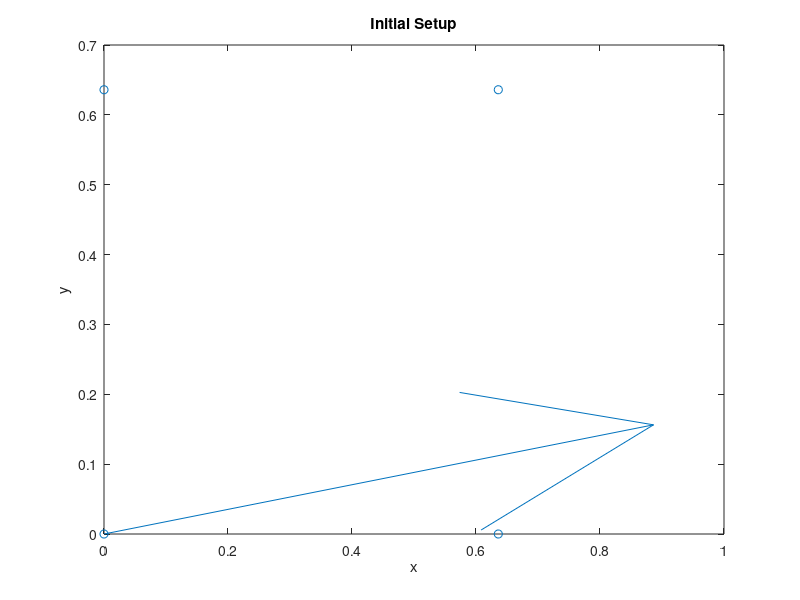
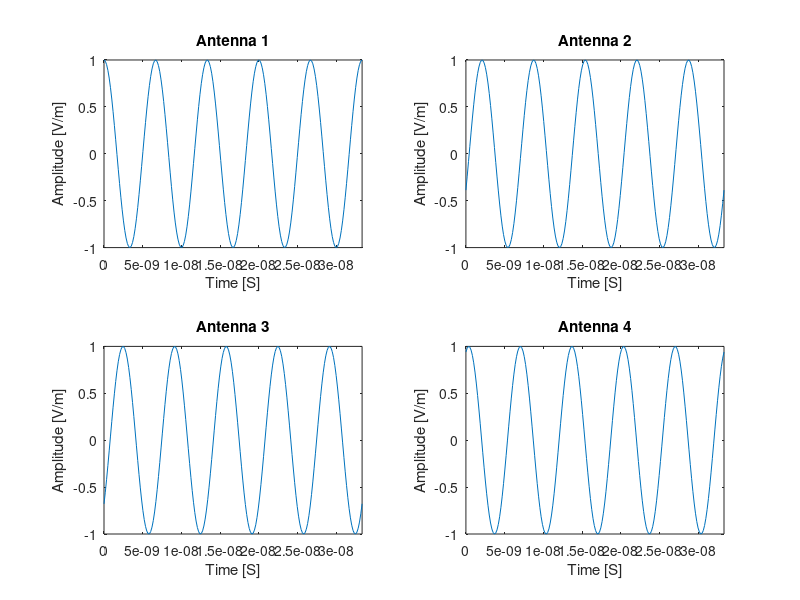

Write the MATLAB code that produced these figures, in order.
%% Simple Model of Antenna Array
% The purpose of this script is to create a model of the signals that we 
% might receive from the radio location collars. We assume that, since the
% antennas are far enough away from the source, we see the incoming waves
% as plane waves. We also will only work in two dimensions, which is as if
% the waves and the antennas are on the same plane.
%
% Hopefully from this we can build a fake set of signals that allow us to
% understand how to interpret phase changes to find the direction of the
% wave propagation.

%Author: Alex Gabourie

%% Initialize Workspace
% clear;
% close all;
% clc;

runVideo = 0;

%% Input Parameters
%Frequency
f = 150e6; %[hz]

%E-field magnitude
E_o = 1; %[V/m] Not used as of now

%Vacuum permittivity 
epsilon_o = 8.8541878176e-12; %[F/m]
epsilon_rel = 1;

%permeability
mu_o = (4*pi)*10^(-7); %[H/m]
mu_rel = 1;
%recall that [F/m]*[H/m] = s^2/m^2 = 1/c

%Propagation direction (theta = 0 => dirction is from antenna 1 to 2 and 
%   increasing theta moves counter-clockwise)
theta = 2*pi*10/360; %[radians]

%% Calculations

%angular frequency based off frequency
omega = 2*pi*f;

%permitivity & permeability (same units)
eps = epsilon_o*epsilon_rel;
mu = mu_o*mu_rel;

%propagation constant
beta = omega*sqrt(mu*eps); %[m^-1]

%wavelength for intuition purposes
lambda = (2*pi)/beta;

%The four antennas will be placed in a square grid like:
%  4    3
%
%  1    2
%
% The separation constant (like lattice constant) is 
a = .9*lambda/(2*sqrt(2)); %[m]
%This constant is calculated to place the antennas an appropriate distance
%away such that we can determine which antenna was hit first

%From this the positions of the antennas can be determined
r1 = [0, 0];
r2 = [a, 0];
r3 = [a, a];
r4 = [0, a];

%For plotting
r_all = [r1;r2;r3;r4];

%Propagation direction vector
k = [1,0];
rot = [cos(theta),-sin(theta);sin(theta),cos(theta)];
k = (rot*k')';

%prop constant dotted with r as in time-harmonic exponential. We are only
% looking at a few positions, so these can be pre-calculated
bkr = beta*[dot(k,r1);
            dot(k,r2);
            dot(k,r3);
            dot(k,r4)];

%want 5 periods of information collected
T = 1/f;
t = linspace(0,5*T, 200); %time vector based on frequency

%Electric field matrix initialized to num time steps & antennas
E = zeros(length(bkr),length(t));

for m=1:length(t)
    for n=1:length(bkr)
        E(n,m) = exp(1i*(omega*t(m)-bkr(n)));
    end
end


numPlots = length(bkr);
gridSize = numPlots;
if sqrt(numPlots)==floor(sqrt(numPlots))
    gridSize = sqrt(numPlots);
else
    gridSize = floor(sqrt(numPlots))+1;
end
    
    
figure;
quiver(0,0,k(1),k(2));
hold on;
scatter(r_all(:,1), r_all(:,2));
title('Initial Setup');
xlabel('x');
ylabel('y');

figure;
for m=1:length(bkr)
    subplot(gridSize,gridSize,m);
    plot(t,real(E(m,:)));
    title(['Antenna ' num2str(m)]);
    xlabel('Time [S]');
    ylabel('Amplitude [V/m]');
    axis([0 t(end) -E_o E_o]);
end

% Save real part of E-field to use in another script. This way we can
% interpret the information independent of the set of data in this script.
save('Sample_Antenna_Input.mat', 'E', 'a', 'omega', 'r_all', 'k', 't', ...
        'beta', 'lambda');

%% Plotting the Entire Plane Wave (t = 0)
% This section will create a two dimensional grid and then use the
% information selected above to create a three dimensional plot of the EM
% wave

if(runVideo == 1)

    %x and y coordinates
    x = linspace(0,2*a,100);
    y = linspace(0,2*a,100);

    %new efield mesh to be calculated
    E2D = zeros(length(y), length(x));

    F(length(t)) = struct('cdata',[],'colormap',[]);
    h = figure;

    for p=1:length(t)
        for m=1:length(x)
            for n=1:length(y)
               xy = [x(m),y(n)];
               E2D(n,m) =  exp(1i*omega*t(p)-1i*beta*dot(k,xy));
            end 
        end

        surf(x,y,real(E2D))
        drawnow
        set(h,'Renderer','zbuffer') %workaround for bug. 
        F(p) = getframe(h);
    end

    writerObj = VideoWriter('PlaneWave.mp4', 'MPEG-4');
    open(writerObj);
    writeVideo(writerObj, F);
    close(writerObj);
end
